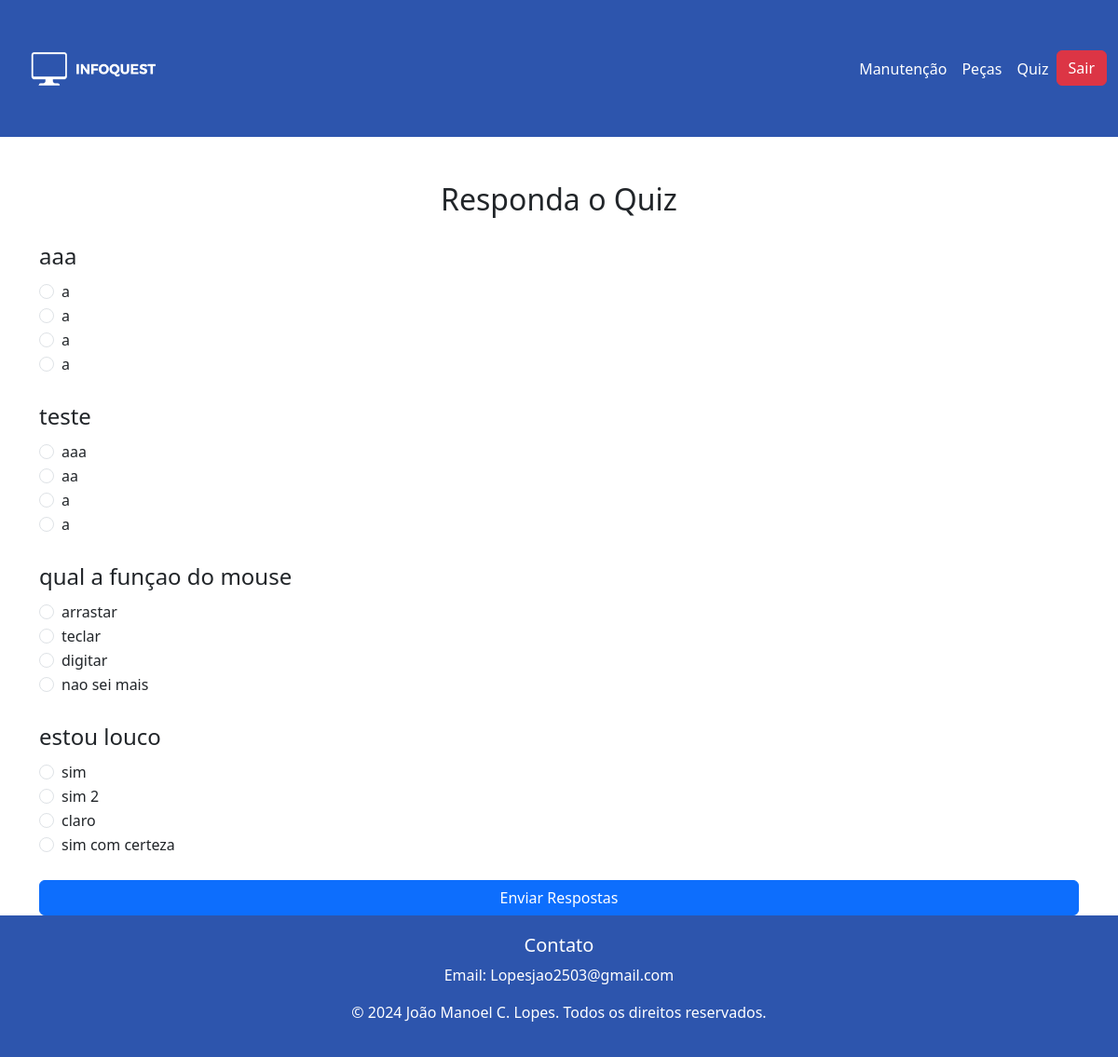
The page /View/responderQuiz.php?quiz_id=2 (signed in) on the database as committed earlier.
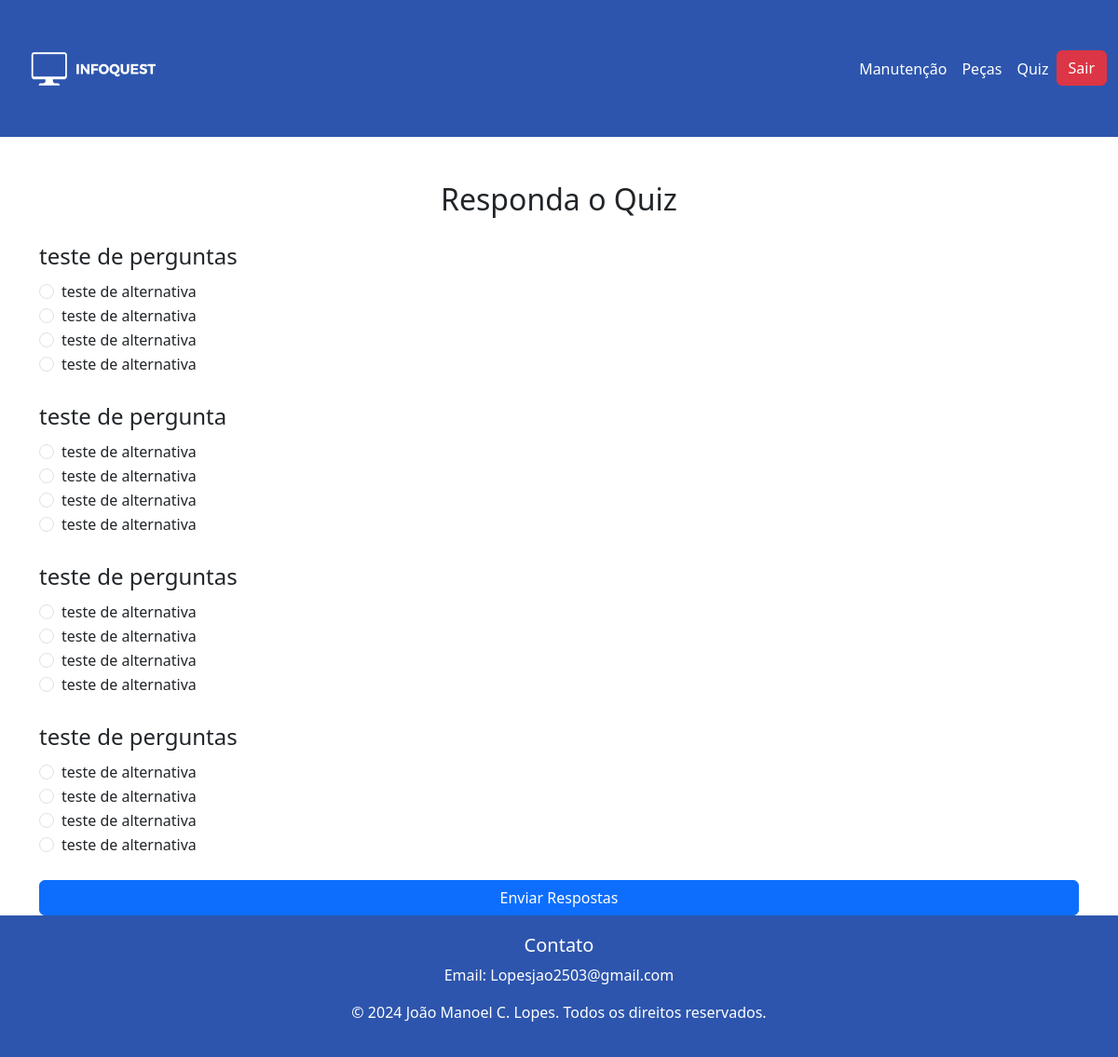
The same page on the database as committed later.
### tables this page shows
CREATE TABLE `quiz` (
  `id` int(11) NOT NULL,
  `pergunta` varchar(255) NOT NULL,
  `alternativa_a` varchar(255) NOT NULL,
  `alternativa_b` varchar(255) NOT NULL,
  `alternativa_c` varchar(255) NOT NULL,
  `alternativa_d` varchar(255) NOT NULL,
  `correta` char(1) NOT NULL,
  `professor_id` int(11) DEFAULT NULL
);

### View/responderQuiz.php (the view, shortened to what this page needs)
<?php
$quiz_id = isset($_GET['quiz_id']) ? $_GET['quiz_id'] : null;
$pdo = new PDO("mysql:host=localhost;dbname=bdinfoquest;charset=utf8", "root", "");
$stmt = $pdo->prepare("SELECT p.id, p.pergunta, p.alternativa_a, p.alternativa_b, p.alternativa_c, p.alternativa_d
                       FROM quiz p
                       JOIN quiz_perguntas qp ON p.id = qp.pergunta_id
                       WHERE qp.quiz_id = :quiz_id");
$stmt->bindParam(':quiz_id', $quiz_id, PDO::PARAM_INT);
$stmt->execute();
$perguntas = $stmt->fetchAll(PDO::FETCH_ASSOC);
?>
<!DOCTYPE html>
<html lang="pt-BR">
<head>
    <link rel="stylesheet" href="https://cdn.jsdelivr.net/npm/bootstrap@5.3.0-alpha1/dist/css/bootstrap.min.css">
</head>
<body>
    <?php require_once "navbar.php"; ?>
    <div class="container mt-5">
        <h2 class="text-center mb-4">Responda o Quiz</h2>
        <form method="POST">
            <?php foreach ($perguntas as $pergunta): ?>
                <fieldset class="mb-4">
                    <legend><?php echo htmlspecialchars($pergunta['pergunta']); ?></legend>
                    <div class="form-check">
                        <input type="radio" class="form-check-input" name="respostas[<?php echo $pergunta['id']; ?>]" value="A" required>
                        <label class="form-check-label"><?php echo htmlspecialchars($pergunta['alternativa_a']); ?></label>
                    </div>
                    <div class="form-check">
                        <input type="radio" class="form-check-input" name="respostas[<?php echo $pergunta['id']; ?>]" value="B">
                        <label class="form-check-label"><?php echo htmlspecialchars($pergunta['alternativa_b']); ?></label>
                    </div>
                    <div class="form-check">
                        <input type="radio" class="form-check-input" name="respostas[<?php echo $pergunta['id']; ?>]" value="C">
                        <label class="form-check-label"><?php echo htmlspecialchars($pergunta['alternativa_c']); ?></label>
                    </div>
                    <div class="form-check">
                        <input type="radio" class="form-check-input" name="respostas[<?php echo $pergunta['id']; ?>]" value="D">
                        <label class="form-check-label"><?php echo htmlspecialchars($pergunta['alternativa_d']); ?></label>
                    </div>
                </fieldset>
            <?php endforeach; ?>
            <button type="submit" class="btn btn-primary w-100">Enviar Respostas</button>
        </form>
    </div>
    <footer><?php require_once "footer.php"; ?></footer>
</body>
</html>

### View/navbar.php (shortened to what this page needs)
<!DOCTYPE html>
<html lang="pt-br">
<head>
    <link href="https://cdn.jsdelivr.net/npm/bootstrap@5.3.3-alpha1/dist/css/bootstrap.min.css" rel="stylesheet">
</head>
<body>
    <nav class="navbar navbar-expand-lg custom-navbar">
        <div class="container-fluid">
            <a class="navbar-brand" href="Home.php" ; ">
                <img src=" imagens/logo.png" alt=" Logo" width="180" height="120"
                class="d-inline-block align-text-top">
            </a>
            <div class="collapse navbar-collapse" id="navbarNav">
                <ul class="navbar-nav ms-auto">
                    <li class="nav-item">
                        <a class="nav-link" href="CadastrarEroo.php">Manutenção</a>
                    </li>
                    <li class="nav-item">
                        <a class="nav-link" href="pecas.php">Peças</a>
                    </li>
                    <?php
                    if (isset($_SESSION['tipo']) && ($_SESSION['tipo']) == "aluno") {
                        ?>
                        <li class="nav-item">
                            <a class="nav-link" href="exibir_quizzes.php">Quiz</a>
                        </li>
                        <?php
                    }
                    ?>
                    <?php
                    if (isset($_SESSION['tipo'])) {
                        ?>
                        <li class="nav-item">
                            <a class="btn btn-danger" href="logout.php">Sair</a>
                        </li>
                        <?php
                    } else {
                        ?>
                        <li class="nav-item">
                            <a class="btn btn-primary" href="login.php" role="button">Login</a>
                        </li>
                        <?php
                    }
                    ?>
                </ul>
            </div>
        </div>
    </nav>
</body>
</html>

### View/footer.php (shortened to what this page needs)
<!DOCTYPE html>
<html lang="pt-br">
<head>
    <link href="https://cdn.jsdelivr.net/npm/bootstrap@5.3.0-alpha1/dist/css/bootstrap.min.css" rel="stylesheet">
</head>
<body>
    <footer class="custom-footer">
        <div class="container text-center">
            <div class="row">
                <div class="">
                    <h5>Contato</h5>
                    <p>Email: Lopesjao2503@gmail.com</p>
                </div>
            </div>
            <p>&copy; <?php echo date("Y"); ?> João Manoel C. Lopes. Todos os direitos reservados.</p>
        </div>
    </footer>
</body>
</html>

### View/navbar.php (style rules this page uses)
.navbar { color: #fff !important; width: auto; height: 50%; }
.custom-navbar { background-color: #2D55AD; color: #fff !important; }
.nav-link { color: #fff !important; }

### View/footer.php (style rules this page uses)
.custom-footer { color: white; background-color: #2D55AD; padding: 20px 0; }

Rows that differ between the two databases and show on the page:
removed quiz: pergunta "qual a funçao do mouse", alternativa_a "arrastar", alternativa_b "teclar", alternativa_c "digitar", alternativa_d "nao sei mais"
removed quiz: pergunta "estou louco", alternativa_a "sim", alternativa_b "sim 2", alternativa_c "claro", alternativa_d "sim com certeza"
changed quiz (number 1 of 4 on the later page): pergunta "aaa" → "teste de perguntas"; alternativa_a "a" → "teste de alternativa"; alternativa_b "a" → "teste de alternativa"; alternativa_c "a" → "teste de alternativa"; alternativa_d "a" → "teste de alternativa"
changed quiz: pergunta "teste" → "teste de pergunta"; alternativa_a "aaa" → "teste de alternativa"; alternativa_b "aa" → "teste de alternativa"; alternativa_c "a" → "teste de alternativa"; alternativa_d "a" → "teste de alternativa"
added quiz: pergunta "teste de perguntas", alternativa_a "teste de alternativa", alternativa_b "teste de alternativa", alternativa_c "teste de alternativa", alternativa_d "teste de alternativa"
added quiz: pergunta "teste de perguntas", alternativa_a "teste de alternativa", alternativa_b "teste de alternativa", alternativa_c "teste de alternativa", alternativa_d "teste de alternativa"
